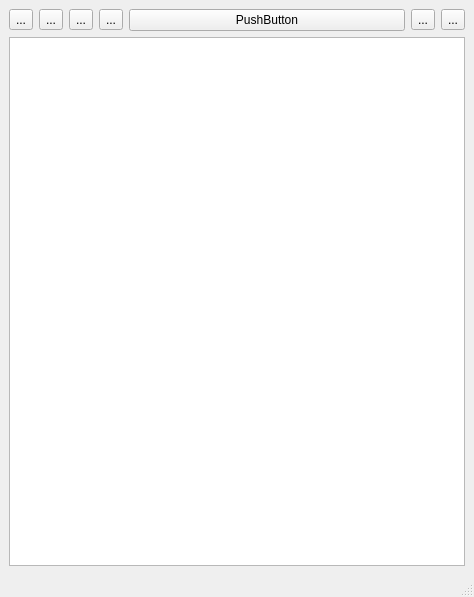
<?xml version="1.0" encoding="UTF-8"?>
<ui version="4.0">
 <class>MainWindow</class>
 <widget class="QMainWindow" name="MainWindow">
  <property name="geometry">
   <rect>
    <x>0</x>
    <y>0</y>
    <width>474</width>
    <height>597</height>
   </rect>
  </property>
  <property name="windowTitle">
   <string>MainWindow</string>
  </property>
  <widget class="QWidget" name="centralwidget">
   <layout class="QVBoxLayout" name="verticalLayout">
    <item>
     <layout class="QHBoxLayout" name="horizontalLayout">
      <item>
       <widget class="QToolButton" name="toolButton">
        <property name="text">
         <string>...</string>
        </property>
       </widget>
      </item>
      <item>
       <widget class="QToolButton" name="toolButton_2">
        <property name="text">
         <string>...</string>
        </property>
       </widget>
      </item>
      <item>
       <widget class="QToolButton" name="toolButton_3">
        <property name="text">
         <string>...</string>
        </property>
       </widget>
      </item>
      <item>
       <widget class="QToolButton" name="toolButton_4">
        <property name="text">
         <string>...</string>
        </property>
       </widget>
      </item>
      <item>
       <widget class="QPushButton" name="pushButton">
        <property name="text">
         <string>PushButton</string>
        </property>
       </widget>
      </item>
      <item>
       <widget class="QToolButton" name="toolButton_5">
        <property name="text">
         <string>...</string>
        </property>
       </widget>
      </item>
      <item>
       <widget class="QToolButton" name="toolButton_6">
        <property name="text">
         <string>...</string>
        </property>
       </widget>
      </item>
     </layout>
    </item>
    <item>
     <widget class="QListView" name="listView"/>
    </item>
   </layout>
  </widget>
  <widget class="QMenuBar" name="menubar">
   <property name="geometry">
    <rect>
     <x>0</x>
     <y>0</y>
     <width>474</width>
     <height>24</height>
    </rect>
   </property>
  </widget>
  <widget class="QStatusBar" name="statusbar"/>
 </widget>
 <resources/>
 <connections/>
</ui>
